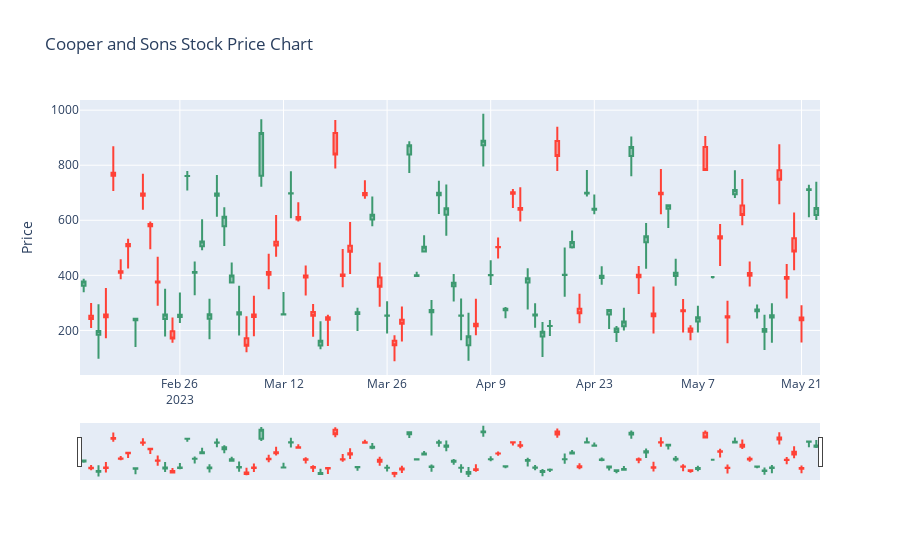
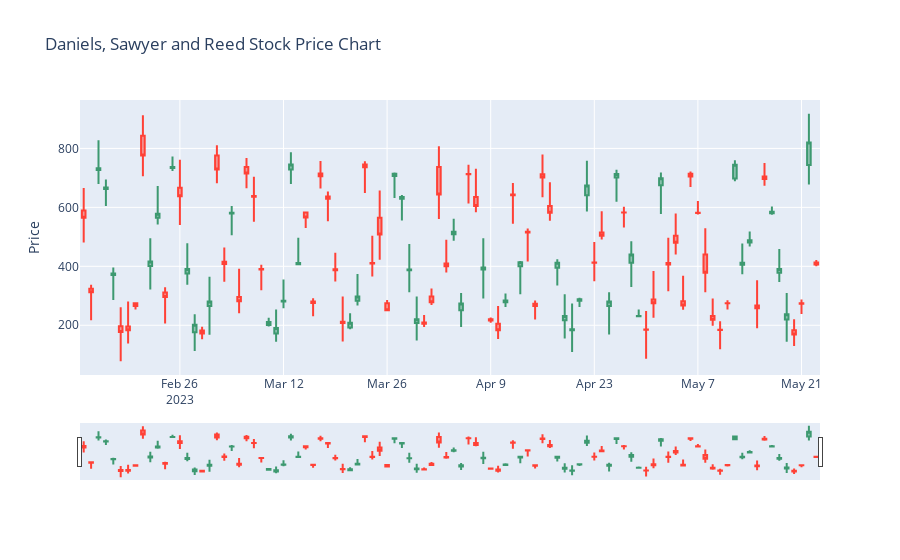
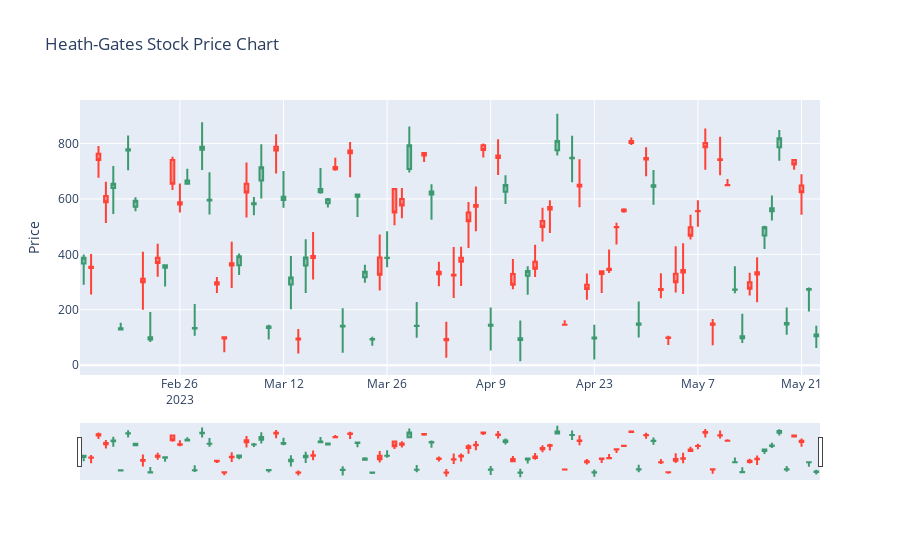
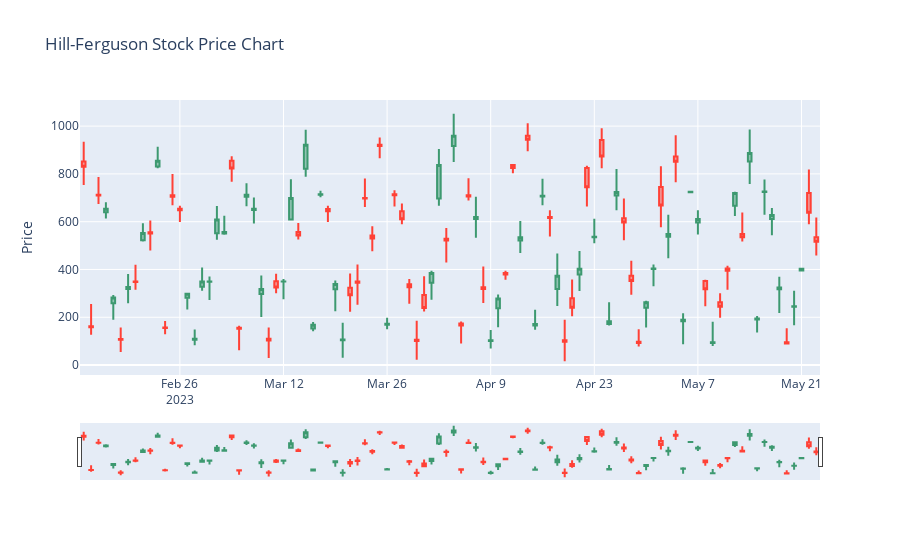

Notebook code for these charts, in order:
### Code cell
import plotly.graph_objects as go


for company in df['company'].unique():
    filtered_df = df[df['company'] == company]

    fig = go.Figure(data=[go.Candlestick(x=filtered_df['date'],
                                        open=filtered_df['open_price'],
                                        high=filtered_df['high_price'],
                                        low=filtered_df['low_price'],
                                        close=filtered_df['close_price'])
                                        ])
    
    fig.update_layout(
        title=f"{company} Stock Price Chart",
        yaxis_title="Price"
    )

    fig.show()
